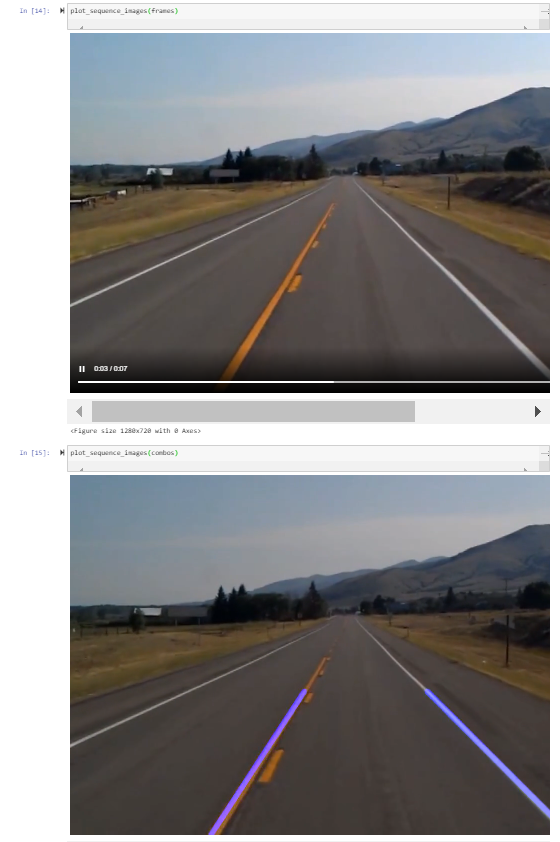
#> input picture image.png, 560 x 842 px, given in place of test2.mp4, which was not available
$ jupyter execute lane_detection.ipynb   (shell and % lines are left out)
#> lines starting #> are read from the running program, lines starting #| are printed output that depends on the picture; after the words box and inside, x2 and y2 are one past the last pixel; in counts of white or black regions, pixels touching at a corner belong together; pictures that were not available may be replaced by others from this repository, and a replacement may not be noted
[cell 1]
# Original implementation: https://www.geeksforgeeks.org/opencv-real-time-road-lane-detection/

[cell 2]
import os
import urllib
import cv2
import numpy as np
import matplotlib.pyplot as plt
from matplotlib import animation
from IPython.display import display, HTML

VIDEO_URL = 'https://raw.githubusercontent.com/rslim087a/road-video/master/test2.mp4'
VIDEO_DIRECTORY = './'
VIDEO_FILENAME = os.path.join(VIDEO_DIRECTORY, VIDEO_URL.rsplit('/', 1)[-1])

[cell 3]
# Download video

import urllib

def download_video():

    if not os.path.isfile(VIDEO_FILENAME):
        urllib.request.urlretrieve(VIDEO_URL, VIDEO_FILENAME)
#> (this line was passed over: the network is not available in this run)

download_video()

[cell 4]
# Canny edge detection

def canny_edge_detector(image):
    # Convert the image color to grayscale
    gray_image = cv2.cvtColor(image, cv2.COLOR_RGB2GRAY)

    # Reduce noise from the image
    blur = cv2.GaussianBlur(gray_image, (5, 5), 0)
    canny = cv2.Canny(blur, 50, 150)
    return canny

[cell 5]
# ROI

def region_of_interest(image):
    height = image.shape[0]
    polygons = np.array([
        [(200, height), (1100, height), (550, 250)]
        ])
    mask = np.zeros_like(image)

    # Fill poly-function deals with multiple polygon
    cv2.fillPoly(mask, polygons, 255)

    # Bitwise operation between canny image and mask image
    masked_image = cv2.bitwise_and(image, mask)
    return masked_image

[cell 6]
# Find coordinates of road land

def create_coordinates(image, line_parameters):
    slope, intercept = line_parameters
    y1 = image.shape[0]
    y2 = int(y1 * (3 / 5))
    x1 = int((y1 - intercept) / slope)
    x2 = int((y2 - intercept) / slope)
    return np.array([x1, y1, x2, y2])

[cell 7]
# Average slope intercept

def average_slope_intercept(image, lines):
    left_fit = []
    right_fit = []
    for line in lines:
        x1, y1, x2, y2 = line.reshape(4)

        # It will fit the polynomial and the intercept and slope
        parameters = np.polyfit((x1, x2), (y1, y2), 1)
        slope = parameters[0]
        intercept = parameters[1]
        if slope < 0:
            left_fit.append((slope, intercept))
        else:
            right_fit.append((slope, intercept))

    left_fit_average = np.average(left_fit, axis = 0)
    right_fit_average = np.average(right_fit, axis = 0)
    left_line = create_coordinates(image, left_fit_average)
    right_line = create_coordinates(image, right_fit_average)
    return np.array([left_line, right_line])

[cell 8]
# Display lines

def display_lines(image, lines):
    line_image = np.zeros_like(image)
    if lines is not None:
        for x1, y1, x2, y2 in lines:
            cv2.line(line_image, (x1, y1), (x2, y2), (255, 0, 0), 10)
    return line_image

[cell 9]
# Path of dataset directory
cap = cv2.VideoCapture(VIDEO_FILENAME)

[cell 10]
frames = []
combos = []

while(cap.isOpened()):

    _, frame = cap.read()
#> frame is the input picture: shape (842, 560, 3); mean B, G, R 136.3, 135.6, 136.7

    try:
        canny_image = canny_edge_detector(frame)
#> in canny_edge_detector, `gray_image = cv2.cvtColor(image, cv2.COLOR_RGB2GRAY)`:
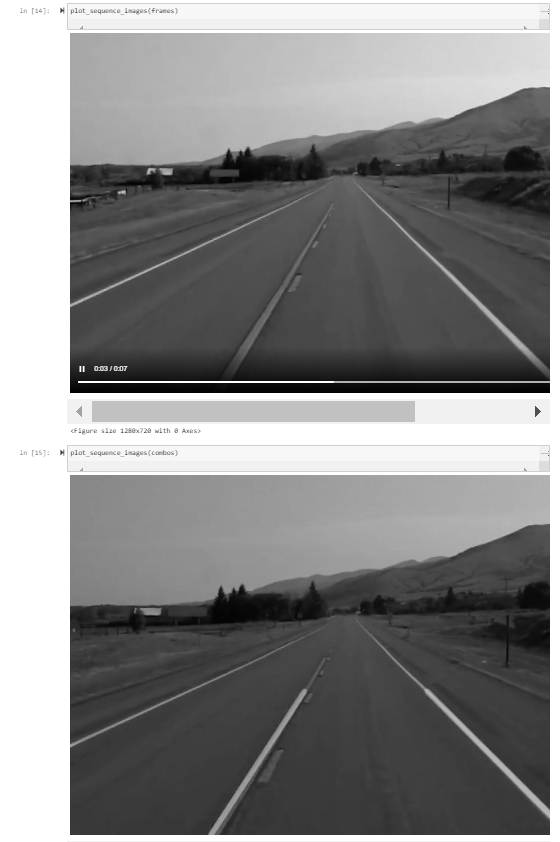
#> gray_image: shape (842, 560); min 1, max 255, mean 135.9
#> in canny_edge_detector, `canny = cv2.Canny(blur, 50, 150)`:
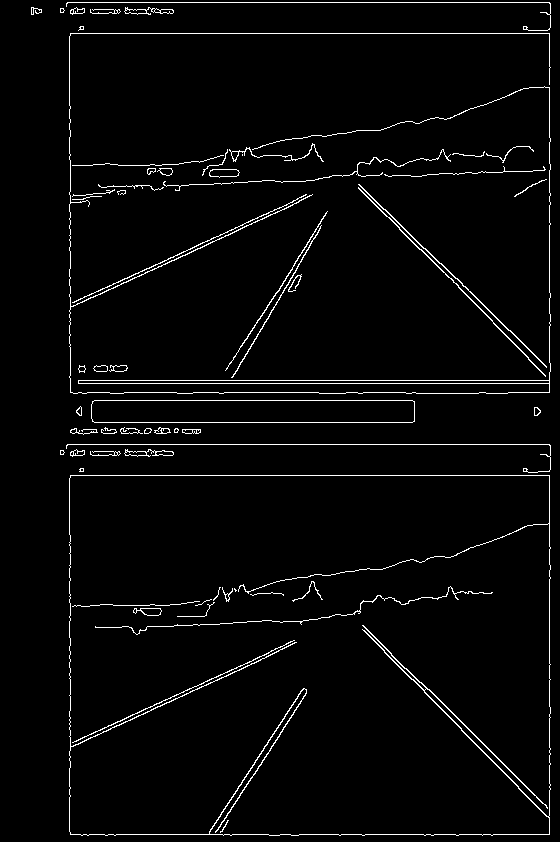
#> canny: shape (842, 560); 2.9% white in thin lines or dots
        cropped_image = region_of_interest(canny_image)
#> in region_of_interest, `cv2.fillPoly(mask, polygons, 255)`:
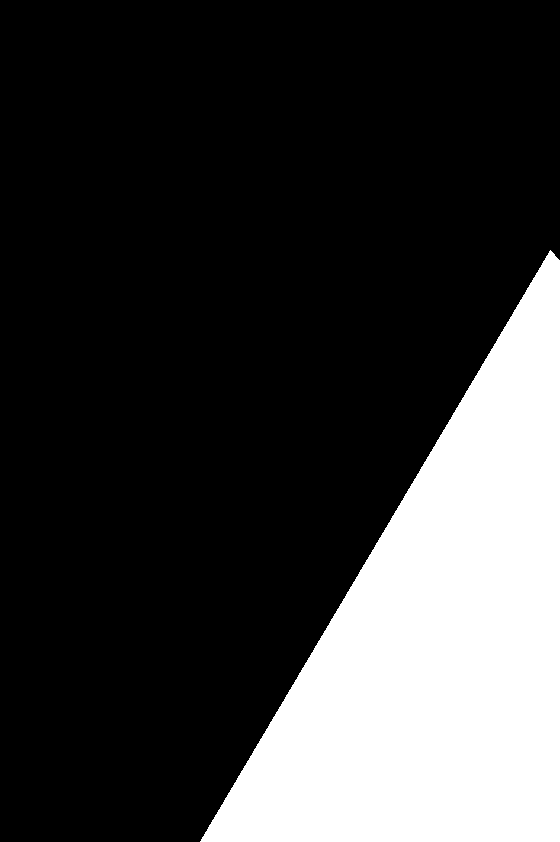
#> mask: shape (842, 560); 23.2% white; 1 white region, box (x1, y1, x2, y2) and area: (200, 250, 560, 842) 109470
#> in region_of_interest, `masked_image = cv2.bitwise_and(image, mask)`:
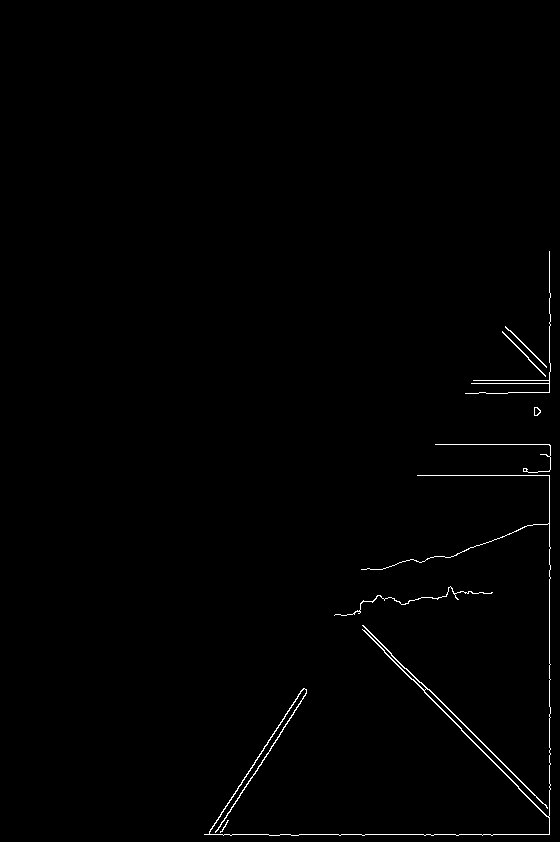
#> masked_image: shape (842, 560); 0.69% white in thin lines or dots, all inside (x1, y1, x2, y2) = (204, 251, 551, 836)

        lines = cv2.HoughLinesP(cropped_image, 2, np.pi / 180, 100,
                                np.array([]), minLineLength = 40,
                                maxLineGap = 5)
#> lines = [[549, 706, 549, 470], [299, 834, 549, 834], [482, 750, 549, 819], [215, 834, 306, 693], [429, 689, 549, 809], [208, 834, 303, 688], [438, 705, 480, 749], [363, 630, 411, 679], [417, 475, 548, 475], [207, 834, 301, 690], [435, 444, 549, 444]]

        averaged_lines = average_slope_intercept(frame, lines)
#> the loop in average_slope_intercept, `for line in lines:` made 11 passes
#> (x1, y1, x2, y2, slope, intercept) on passes 1 to 11: (549, 706, 549, 470, 0.536, 294), (299, 834, 549, 834, 2.47e-16, 834), (482, 750, 549, 819, 1.03, 253.6), (215, 834, 306, 693, -1.55, 1167.1), (429, 689, 549, 809, 1, 260), (208, 834, 303, 688, -1.54, 1153.7), (438, 705, 480, 749, 1.05, 246.1), (363, 630, 411, 679, 1.02, 259.4), (417, 475, 548, 475, 7.47e-16, 475), (207, 834, 301, 690, -1.53, 1151.1), (435, 444, 549, 444, -5.51e-17, 444)
#> after the loop in average_slope_intercept, `for line in lines:`: left_fit = [(-1.55, 1167.1), (-1.54, 1153.7), (-1.53, 1151.1), (-5.51e-17, 444)]; right_fit = [(0.536, 294), (2.47e-16, 834), (1.03, 253.6), (1, 260), (1.05, 246.1), (1.02, 259.4), (7.47e-16, 475)]
#> in average_slope_intercept, `left_fit_average = np.average(left_fit, axis = 0)`: left_fit_average = [-1.15, 979]
#> in average_slope_intercept, `right_fit_average = np.average(right_fit, axis = 0)`: right_fit_average = [0.662, 374.6]
#> in create_coordinates, `slope, intercept = line_parameters`: slope = -1.15; intercept = 979
#> in create_coordinates, `x1 = int((y1 - intercept) / slope)`: x1 = 118
#> in create_coordinates, `x2 = int((y2 - intercept) / slope)`: x2 = 410
#> in average_slope_intercept, `left_line = create_coordinates(image, left_fit_average)`: left_line = [118, 842, 410, 505]
#> in average_slope_intercept, `right_line = create_coordinates(image, right_fit_average)`: right_line = [706, 842, 196, 505]
#> averaged_lines = [[118, 842, 410, 505], [706, 842, 196, 505]]
        line_image = display_lines(frame, averaged_lines)
#> the loop in display_lines, `for x1, y1, x2, y2 in lines:` made 2 passes
#> after the loop in display_lines, `for x1, y1, x2, y2 in lines:`:
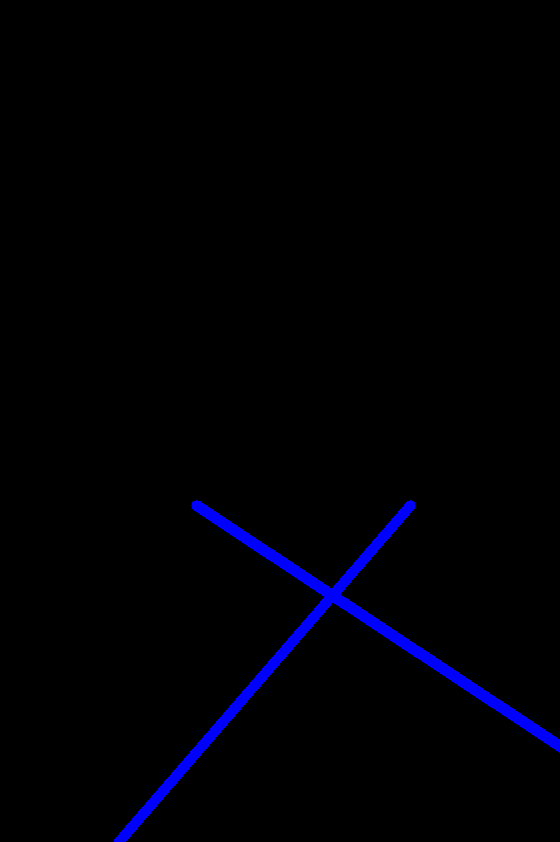
#> line_image: shape (842, 560, 3); mean of channels 0, 1, 2 5.1, 0, 0; drawn as B, G, R
        combo_image = cv2.addWeighted(frame, 0.8, line_image, 1, 1)
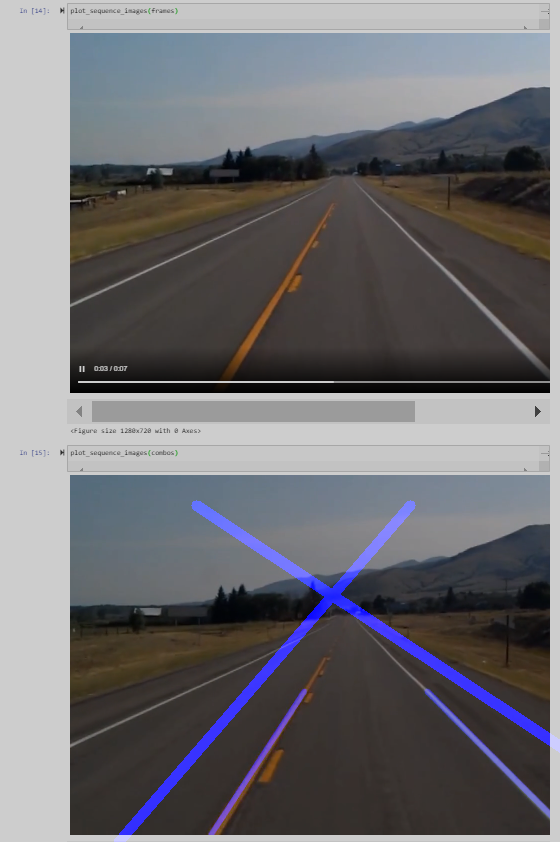
#> combo_image: shape (842, 560, 3); mean B, G, R 113.6, 109.4, 110.4
        frames.append(frame)
        combos.append(combo_image)

    except:
        break

cap.release()
